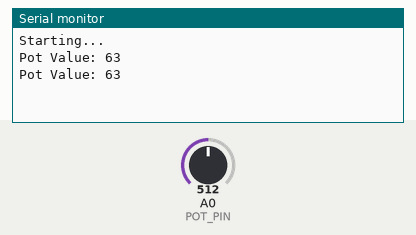
Simulated run of this sketch. Board: Arduino Uno, built with avr-gcc and run on an emulated ATmega328P. On the bench: the last lines printed to the serial monitor. The test bench sets the inputs (shaded band); at power-on: A0 (POT_PIN) = 512.

Above: at 1.2 s.
1.3 s: A0 (POT_PIN) set to 716
At 2.4 s:
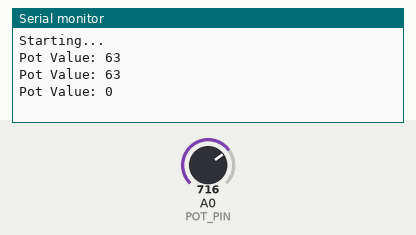
2.8 s: A0 (POT_PIN) set to 511
At 3.8 s:
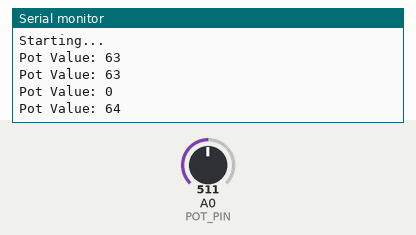
Timing chart, 0 to 5.8 s (numbered marks = the images above; inputs shaded):
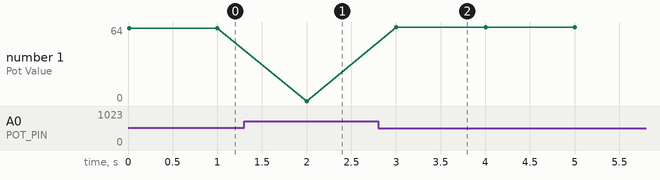

The sketch:

potentiometer.ino
```cpp
/*
  Read values from a basic potentiometer on A0 and 3.3v
*/

#define POT_PIN A0

void setup() {
  Serial.begin(9600);
  Serial.println("Starting...");
}

void loop() {
  int val = constrain(analogRead(POT_PIN), 0, 680);
  val = map(val, 0, 680, 255, 0);
  Serial.print("Pot Value: ");
  Serial.println(val);
  delay(1000);
}
```

Measured:
- after the input at 1.3 s, the serial monitor: prints a new line after 0.70 s (image 1)
- after the input at 2.8 s, the serial monitor: prints a new line after 0.20 s (image 2)
- plotted number 1: 63 → 0 after the input at 1.3 s, 0 → 64 after the input at 2.8 s
